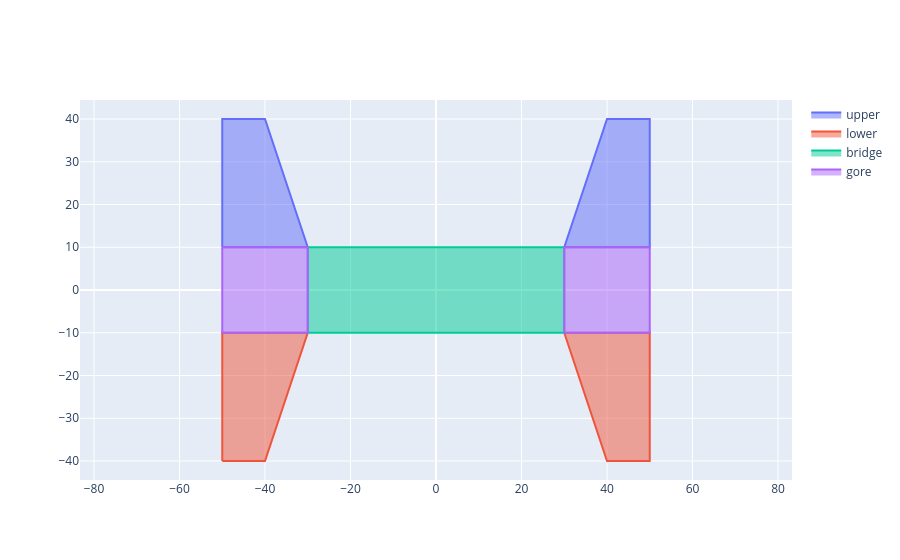

The notebook cell this image was saved under:
### Code cell
division = NeumannDivision(beam)
plot_geoms([division.upper, division.lower, division.bridge, division.gore], names=["upper", "lower", "bridge", "gore"])

### Figure 1 — Plotly figure (JSON) as saved in the notebook; plotly's stock layout.template omitted (floating-point values rounded to 4 significant figures)
{"data": [{"fill": "toself", "mode": "lines", "name": "upper", "type": "scatter", "x": [-50, -50, -40, -30, -50, null, null, 30, 40, 50, 50, 30, null, null], "y": [10, 40, 40, 10, 10, null, null, 10, 40, 40, 10, 10, null, null]}, {"fill": "toself", "mode": "lines", "name": "lower", "type": "scatter", "x": [30, 50, 50, 40, 30, null, null, -50, -50, -30, -40, -50, null, null], "y": [-10, -10, -40, -40, -10, null, null, -40, -10, -10, -40, -40, null, null]}, {"fill": "toself", "mode": "lines", "name": "bridge", "type": "scatter", "x": [-30, 30, 30, -30, -30, null], "y": [10, 10, -10, -10, 10, null]}, {"fill": "toself", "mode": "lines", "name": "gore", "type": "scatter", "x": [-50, -30, -30, -50, -50, null, null, 50, 50, 30, 30, 50, null, null], "y": [10, 10, -10, -10, 10, null, null, 10, -10, -10, 10, 10, null, null]}], "layout": {"autosize": true, "xaxis": {"autorange": true, "domain": [0, 1], "range": [-378.0, 378.0], "type": "linear"}, "yaxis": {"autorange": true, "domain": [0, 1], "range": [-44.44, 44.44], "scaleanchor": "x", "scaleratio": 1, "type": "linear"}}}
